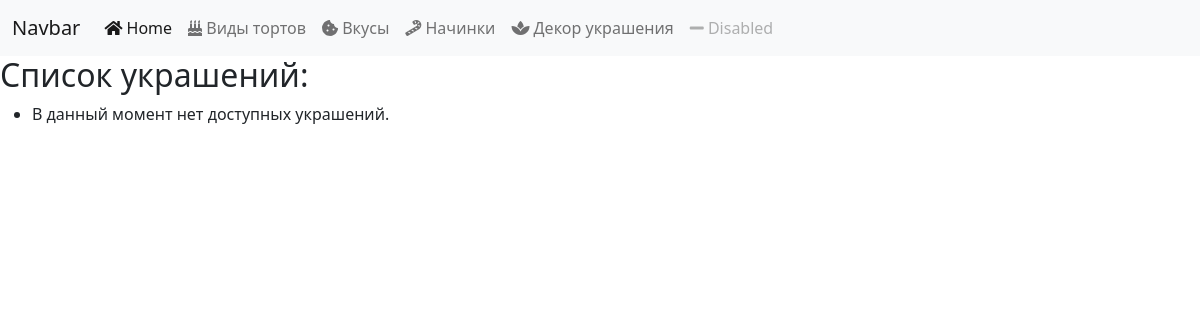
/toppings/, run on an earlier commit of the app's database.
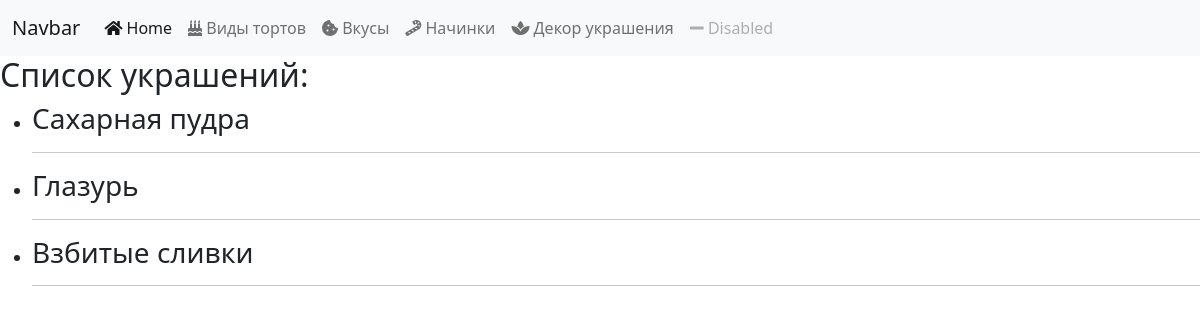
And on a later commit of the database.
### pastries/models.py (models this page shows, shortened)
class Topping(models.Model):
    name = models.CharField(max_length=200)
    description = models.TextField(blank=True, null=True)

### pastries/views.py (the view)
# urls.py: path('toppings/', views.specific_topping_view),
def specific_topping_view(request):
    if request.method == "GET":
        topping_names = Topping.objects.values_list('name', flat=True).distinct()
        specific_toppings = Topping.objects.filter(name__in=topping_names)
        context_data = {
            "specific_toppings": specific_toppings
        }
        return render(request, "pastries/specific_toppings.html", context=context_data)

### pastries/templates/pastries/specific_toppings.html (shortened to what this page needs)
{% extends 'layouts/index.html' %}
{% block content %}
    <h2>Список украшений:</h2>
    <ul>
        {% for topping in specific_toppings %}
            <li>
                <h3>{{ topping.name }}</h3>
                <hr>
            </li>
        {% empty %}
            <li>В данный момент нет доступных украшений.</li>
        {% endfor %}
    </ul>
{% endblock %}

What changed in the data, as far as the page shows it:
added Topping: name "Сахарная пудра"
added Topping: name "Глазурь"
added Topping: name "Взбитые сливки"
Also different on the page:
text no longer shown: "В данный момент нет доступных украшений."
